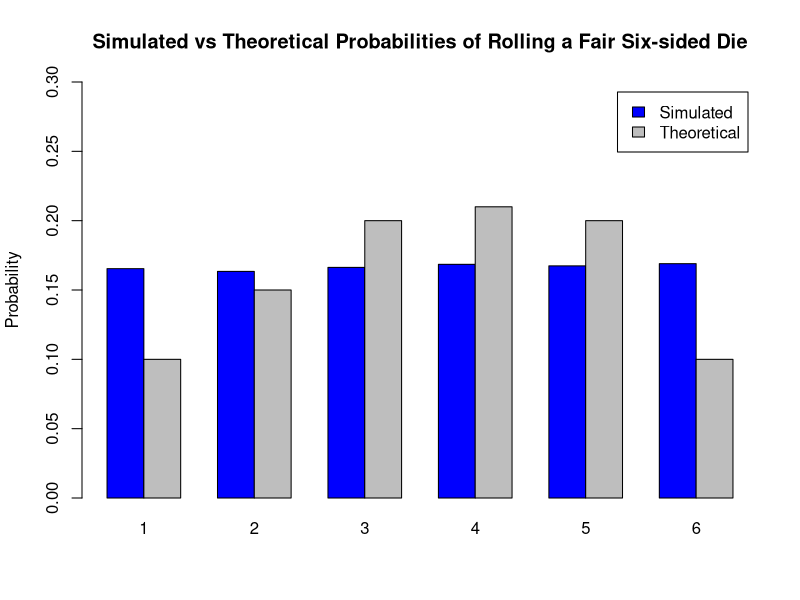

Write the R code that produced this figure.
#Rahul Kumar (20BCS7081) 
# Set the number of simulations
n_simulations <- 10000

# Simulate rolling a fair six-sided die
die_rolls <- sample(1:6, n_simulations, replace = TRUE)

# Calculate the proportion of each outcome
probabilities <- table(die_rolls) / n_simulations

# Define new theoretical probabilities (for example purposes)
new_theoretical_probs <- c(0.1, 0.15, 0.2, 0.21, 0.2, 0.1)

# Plotting the results with new theoretical probabilities
barplot(rbind(probabilities, new_theoretical_probs),
      beside = TRUE,
      names.arg = 1:6,
      col = c("blue", "gray"),
      legend.text = c("Simulated", "Theoretical"),
      main = "Simulated vs Theoretical Probabilities of Rolling a Fair Six-sided Die",
      ylab = "Probability",
      ylim = c(0, 0.3))